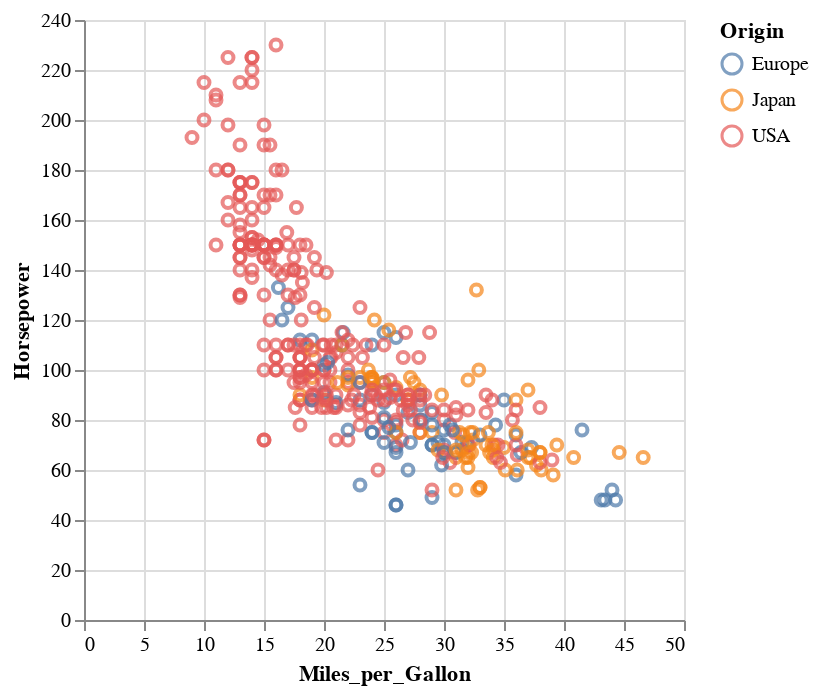

Notebook code for this chart:
### Markdown cell above
Двухмерный график (2D plot) позволяет кодировать два измерения данных. Давайте посмотрим, как использовать цвет (color) для кодирования третьего измерения (Origin):

### Code cell
alt.Chart(cars).mark_point().encode(
    x='Miles_per_Gallon',
    y='Horsepower',
    color='Origin'
).interactive()

### Figure 1 — Vega-Lite specification as saved in the notebook (floating-point values rounded to 4 significant figures; data arrays with more than 128 entries replaced by an {"elided": "..."} marker saying what was removed)
{"config": {"view": {"continuousWidth": 300, "continuousHeight": 300}}, "data": {"name": "data-f02450ab61490a1363517a0190416235"}, "mark": {"type": "point"}, "encoding": {"color": {"field": "Origin", "type": "nominal"}, "x": {"field": "Miles_per_Gallon", "type": "quantitative"}, "y": {"field": "Horsepower", "type": "quantitative"}}, "params": [{"name": "param_3", "select": {"type": "interval", "encodings": ["x", "y"]}, "bind": "scales"}], "$schema": "https://vega.github.io/schema/vega-lite/v5.15.1.json", "datasets": {"data-f02450ab61490a1363517a0190416235": {"elided": "406 records"}}}
